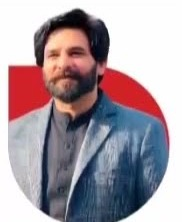
#> input picture academy_photos/processed/faculty_dr_mohsin_ali.jpg, 182 x 222 px, found by its file name
$ python upscale_founder.py
#> lines starting #> are read from the running program, lines starting #| are printed output that depends on the picture
"""Gently upscale the founder portrait (real photo, 182x222 -> 2x) with a mild
sharpen so it presents cleanly at larger sizes. No content changes."""
from PIL import Image, ImageFilter

SRC = "/home/z/my-project/public/images/faculty_dr_mohsin_ali.jpg"
DST = "/home/z/my-project/public/images/founder_dr_mohsin_ali.jpg"

im = Image.open(SRC).convert("RGB")
#> im is the input picture: PIL image 182x222 RGB; mean R, G, B 168.8, 154.7, 162.3
up = im.resize((im.width * 2, im.height * 2), Image.LANCZOS)
# very mild unsharp mask to recover crispness after upscaling
up = up.filter(ImageFilter.UnsharpMask(radius=1.6, percent=60, threshold=2))
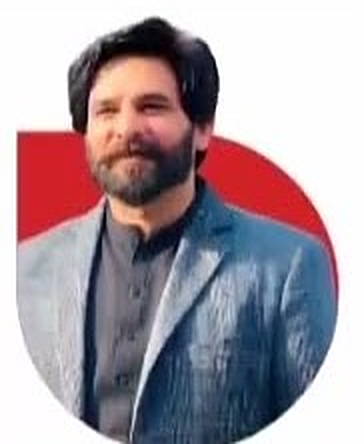
#> up: PIL image 364x444 RGB; mean R, G, B 168.7, 154.6, 162.2
up.save(DST, quality=92)
print("saved", DST, up.size)
#| saved /home/z/my-project/public/images/founder_dr_mohsin_ali.jpg (364, 444)
